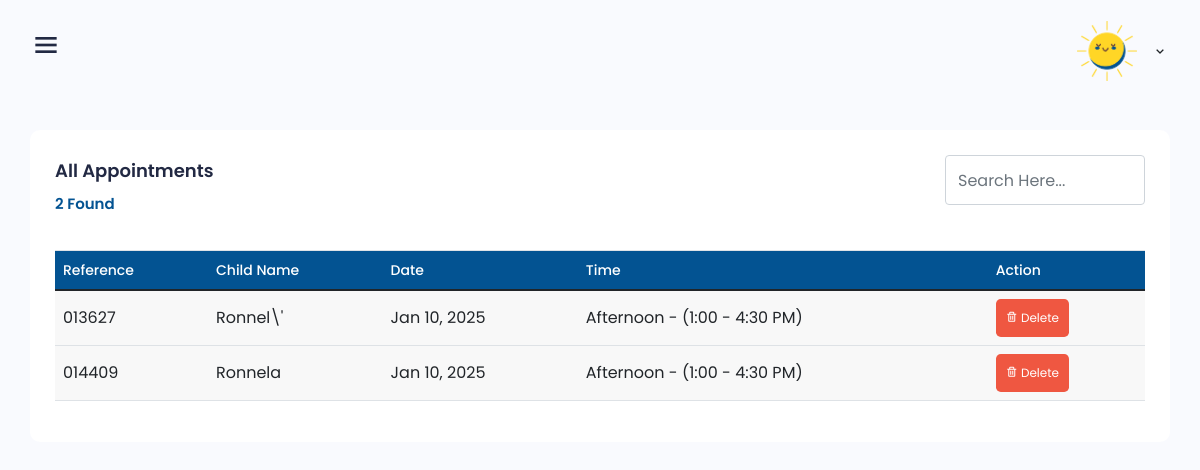
The page /dashboard/admin/appointments.php (signed in) on the database its author committed.
### tables this page shows
CREATE TABLE `appointment` (
  `appointment_id` int(11) NOT NULL,
  `user_id` int(11) DEFAULT NULL,
  `session_id` int(11) DEFAULT NULL,
  `appointment_date` varchar(20) DEFAULT NULL,
  `ref` varchar(50) DEFAULT NULL,
  `child_id` int(11) DEFAULT NULL,
  `session_time` varchar(30) NOT NULL,
  `seen` varchar(5) DEFAULT 'no'
);

CREATE TABLE `child_record` (
  `child_id` int(11) NOT NULL,
  `child_name` varchar(255) DEFAULT NULL,
  `child_age` varchar(15) DEFAULT NULL,
  `gender` varchar(15) DEFAULT NULL,
  `date_of_birth` date DEFAULT NULL,
  `address` varchar(255) DEFAULT NULL,
  `place_of_birth` varchar(100) NOT NULL,
  `allergies` varchar(255) DEFAULT NULL,
  `user_id` int(11) DEFAULT NULL
);

### dashboard/admin/appointments.php (the view, shortened to what this page needs)
<!DOCTYPE html>
<html lang="en">
<head>
     <?php include("head.php"); ?>
</head>
<body class="sidebar-expand counter-scroll">
   <?php include("header.php"); ?>
    <div class="main">
<div class="main-content teacher-form">
    <div class="row">
        <div class="col-12 col-xl-12">
            <div class="box" style="overflow-x:auto;">
                <div class="box-body">
                    <div style="display: flex; justify-content: space-between;flex-wrap: wrap;margin-bottom: 20px;">
                    <h5 class="mb-10 mt-0 font-w600 fs-18 line-h18">All Appointments<br><span style="font-size: 15px;color: #035392" id="totalfound">0 Found</span></h5>
                    <input type="text" id="searchInput" placeholder="Search Here..." class="form-control" style="width: 200px; height: 50px;" onkeyup="filterTable()">
                      </div>
<table class="table table-vcenter text-nowrap table-bordered dataTable no-footer mw-100" id="enrollments" role="grid">
    <thead>
        <tr class="top" style="background: #035392;color:white">
            <th class="border-bottom-0 sorting fs-14 font-w500">Reference</th>
            <th class="border-bottom-0 sorting fs-14 font-w500">Child Name</th>
            <th class="border-bottom-0 sorting fs-14 font-w500">Date</th>
            <th class="border-bottom-0 sorting fs-14 font-w500">Time</th>
            <th class="border-bottom-0 sorting fs-14 font-w500">Action</th>
        </tr>
    </thead>
    <tbody>
        <?php
        include '../../db_conn.php';
        $sql = "SELECT a.*, cr.*
                FROM appointment a
                INNER JOIN child_record cr ON cr.child_id = a.child_id";
        $result = $conn->query($sql);
        if ($result->num_rows > 0) {
            while ($row = $result->fetch_assoc()) {
                $appointment_id = htmlspecialchars($row['appointment_id']);
                $ref = htmlspecialchars($row['ref']);
                $child_name = htmlspecialchars($row['child_name']);
                $appointment_date = htmlspecialchars($row['appointment_date']);
                $session_time = htmlspecialchars($row['session_time']);
                echo "<tr id='appointment-row-$appointment_id'>
                         <td>$ref</td>
                         <td>$child_name</td>
                         <td>$appointment_date</td>
                         <td>$session_time</td>
                         <td><button class='btn btn-danger btn-lg delete-btn' data-id='$appointment_id' style='font-size: 12px;padding: 10px;background:#EF5741'><i class='bx bx-trash'></i> Delete</button></td>
                      </tr>";
            }
        } else {
            echo "";
        }
        ?>
    </tbody>
</table>
</div>
</div>
        </div>
    </div>
</div>
    </div>
</body>
</html>

### dashboard/css/grid.css (style rules this page uses)
.row { display: flex; flex-wrap: wrap; margin: 0 -15px; }
[class*="col-"] { padding: 0 15px; margin-bottom: 40px; }
.col-12 { width: 100%; }
@media only screen and (max-width: 1700px) { .col-xl-12 { width: 100%; } }

### dashboard/css/responsive.css (style rules this page uses)
@media only screen and (max-width: 1200px) { .main-content { padding: 30px; } }

### rows shown on the page
appointment: ref "013627", child.child_name "Ronnel\\'", appointment_date "Jan 10, 2025", session_time "Afternoon - (1:00 - 4:30 PM)"
appointment: ref "014409", child.child_name "Ronnela", appointment_date "Jan 10, 2025", session_time "Afternoon - (1:00 - 4:30 PM)"
